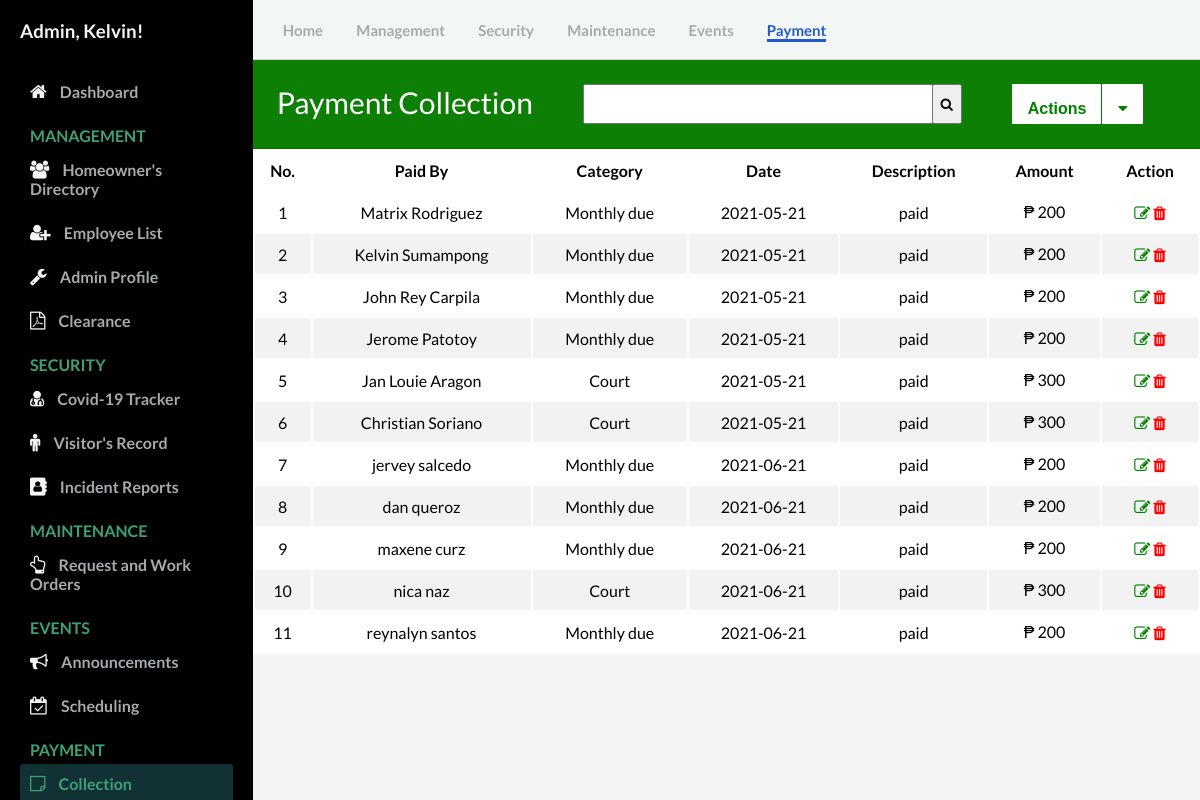
Page /admin/invoice.php (signed in) on the committed database.
### tables this page shows
CREATE TABLE `invoice` (
  `id` int(11) NOT NULL,
  `pby` text NOT NULL,
  `pto` text NOT NULL,
  `date` varchar(50) NOT NULL,
  `amount` varchar(50) NOT NULL,
  `description` text NOT NULL
);

### admin/controllers/function.php (called while the page is built, shortened)
<?php
function check_login($conn) {
	if(isset($_SESSION['user_id'])) {
		$id = $_SESSION['user_id'];
		$query = "SELECT * FROM admin WHERE user_id = '$id' limit 1";
		$result = mysqli_query($conn, $query);
		if($result && mysqli_num_rows($result) > 0) {
			$user_data = mysqli_fetch_assoc($result);
			return $user_data;
		}
	}
	die;
}

### admin/invoice.php (the view, shortened to what this page needs)
<?php
  include("config/connection.php");
  include("controllers/function.php");
  $user_data = check_login($conn);
?>
<!DOCTYPE html>
<html lang="en">
  <head>
    <link rel="stylesheet" href="https://stackpath.bootstrapcdn.com/font-awesome/4.7.0/css/font-awesome.min.css"/>
    <link rel="stylesheet" href="css/style.css" />
  </head>
  <body id="body">
    <div class="container">
      <nav class="navbar">
        <div class="navbar__left">
          <a href="Dashboard.php">Home</a>
          <a href="User.php">Management</a>
          <a href="covid19_tracker.php">Security</a>
          <a href="work_order.php">Maintenance</a>
          <a href="announcement.php">Events</a>
          <a class="active_link" href="invoice.php">Payment</a>
        </div>
      </nav>
<?php require_once 'invoice_crud.php'; ?>
<?php
  $mysqli = new mysqli('remotemysql.com', 'J5BJ2ZlQGm', 'FYAvWP4mmz', 'J5BJ2ZlQGm') or die(mysqli_error($mysqli));
  $result = $mysqli->query("SELECT * FROM invoice") or die($mysqli->error);
?>
      <main>
        <div class="table_contadiner">
          <div class="card-header" id="user">
            <p style="float: left; font-size: 30px;">Payment Collection</p>
            <form  action="#" style=" float: left;">
              <input type="search" name="search2" id="myInput" style="width: 350px; height: 40px; margin-left: 50px;">
             <button type="submit" style="margin-left: -5px; height: 40px; width: 30px;"><i class="fa fa-search"></i></button>
            </form>
          <button class="btn_action"><b>Actions</b></button>
            <div class="dropdown">
              <button class="btn_down"><i class="fa fa-caret-down"></i></button>
              </div>
          </div>
            <table id="user" style="background-color: white; width: 100%;">
            <thead>
              <tr>
                <th style="width: 6%;"><b>No.</b></th>
                <th><b>Paid By</b></b></th>
                <th><b>Category</b></th>
                <th><b>Date</b></th>
                <th><b>Description</b></th>
                <th><b>Amount</b></th>
                <th colspan="2"><b>Action</b></th>
              </tr>
            </thead>
            <tbody id="myTable">
          <?php
          while ($row = $result->fetch_assoc()): ?>
              <tr>
                  <td><?php echo $row['id']; ?></td>
                  <td><?php echo $row['pby']; ?></td>
                  <td><?php echo $row['pto']; ?></td>
                  <td><?php echo $row['date']; ?></td>
                  <td><?php echo $row['description']; ?></td>
                  <td>&#8369 <?php echo $row['amount']; ?></td>
                <td>
                    <a  href="invoice_update.php?edit=<?php echo $row['id']; ?>"><i class="fa fa-edit text-edit" title="Update"></i></a>
                    <a href="invoice_crud.php?delete=<?php echo $row['id']; ?>" onclick="return confirm('Are you sure you want to Delete this info?');"><i class="fa fa-trash text-remove" title="Delete"></i></a>
                    </td>
              </tr>
          <?php endwhile; ?>
          </table>
        </div>
      </main>
      <div id="sidebar">
        <div class="sidebar__title">
            <h3>Admin, <?php echo $user_data['firstname']; ?>!</h3>
        </div>
        <div class="sidebar__menu">
          <div class="sidebar__link ">
            <i class="fa fa-home"></i>
            <a href="Dashboard.php">Dashboard</a>
          </div>
          <h2>MANAGEMENT</h2>
          <div class="sidebar__link">
            <i class="fa fa-users" aria-hidden="true"></i>
            <a href="User.php">Homeowner's Directory</a>
          </div>
          <div class="sidebar__link">
            <i class="fa fa-user-plus" aria-hidden="true"></i>
            <a href="employees_record.php">Employee List</a>
          </div>
          <div class="sidebar__link">
            <i class="fa fa-wrench"></i>
            <a href="Admin_profile.php">Admin Profile</a>
          </div>
          <div class="sidebar__link">
            <i class="fa fa-file-pdf-o"></i>
            <a href="residency.php">Clearance</a>
          </div>
          <h2>SECURITY</h2>
          <div class="sidebar__link">
            <i class="fa fa-user-md"></i>
            <a href="covid19_tracker.php">Covid-19 Tracker</a>
          </div>
          <div class="sidebar__link">
            <i class="fa fa-male"></i>
            <a href="visitors_record.php">Visitor's Record</a>
          </div>
          <div class="sidebar__link">
            <i class="fa fa-address-book"></i>
            <a href="incident_record.php">Incident Reports</a>
          </div>
          <h2>MAINTENANCE</h2>
          <div class="sidebar__link">
            <i class="fa fa-hand-o-up"></i>
            <a href="work_order.php">Request and Work Orders</a>
          </div>
          <h2>EVENTS</h2>
          <div class="sidebar__link ">
            <i class="fa fa-bullhorn"></i>
            <a href="announcement.php">Announcements</a>
          </div>
          <div class="sidebar__link">
            <i class="fa fa-calendar-check-o"></i>
            <a href="Scheduling.php">Scheduling</a>
          </div>
          <h2>PAYMENT</h2>
          <div class="sidebar__link active_menu_link">
            <i class="fa fa-sticky-note-o"></i>
            <a href="invoice.php">Collection</a>
          </div>
      </div>
    </div>
  </body>
</html>

### admin/css/style.css (style rules this page uses)
* { margin: 0; padding: 0; }
body { font-family: 'Lato', sans-serif; box-sizing: border-box; }
.container { display: grid; height: 100vh; grid-template-columns: 0.8fr 1fr 1fr 1fr; grid-template-rows: 0.2fr 3fr; grid-template-areas: "sidebar nav nav nav" "sidebar main main main" }
.navbar { background: #f2f7f5; grid-area: nav; height: 60px; display: flex; align-items: center; justify-content: space-between; padding: 0 30px 0 30px; border-bottom: 1px solid lightgray; }
.navbar__left > a { margin-right: 30px; text-decoration: none; color: #a5aaad; font-size: 15px; font-weight: 700; }
.navbar__left .active_link { color: #265acc; border-bottom: 3px solid #265acc; padding-bottom: 12 px; }
main { background: #f3f4f6; grid-area: main; overflow-y: auto; }
#sidebar { background: #000000; grid-area: sidebar; overflow-y: auto; padding: 20px; -webkit-transition: all 0.5s; transition: all 0.5s; }
.sidebar__title { display:flex; justify-content: space-between; align-items: center; color: #f3f4f6; margin-bottom: 30px; }
.sidebar__menu > h2 { color: #3ea175; font-size: 16px; margin-top: 15px; margin-bottom: 5px; padding: 0 10px; font-weight: 700; }
.sidebar__link { color: #f3f4f6; padding: 10px; border-radius: 3px; margin-bottom: 5px; }
.active_menu_link { background: rgba(62, 161, 171,0.3); color: #3ea175; }
.active_menu_link a { color: #3ea175 !important; }
.sidebar__link > a { text-decoration: none; color: #a5aaad; font-weight: 700; }
.sidebar__link >i { margin-right: 10px; font-size: 18px; }
#user div { font-family: "Trebuchet MS", Arial, Helvetica, sans-serif; border-collapse: collapse; }
#user td, #user th { padding: 10px; text-align: center; }
#user tr:nth-child(even) { background-color: #f2f2f2; }
.card-header { padding: 1.50rem; margin-bottom: 0; background-color: #0D7F05; border-bottom: 1px solid rgba(0, 0, 0, 0.125); color: #ffffff; font-size: 20px; }
.text-edit { color: green; }
.text-remove { color: red; }
* { box-sizing: border-box; }
.btn_action, .btn_one { background-color: white; color: green; padding: 16px; font-size: 16px; border: none; outline: none; height: 40px; margin-left: 50px; }
.btn_down { background-color: white; color: green; padding: 16px; font-size: 16px; border: none; outline: none; height: 40px; margin-left: -5px; border-left:1px solid green; }
.dropdown { position: relative; display: inline-block; }
.dropdown-content a, { color: black; padding: 12px 16px; text-decoration: none; display: block; }

### rows in the picture
invoice: id "1", pby "Matrix Rodriguez", pto "Monthly due", date "2021-05-21", description "paid", amount "200"
invoice: id "2", pby "Kelvin Sumampong", pto "Monthly due", date "2021-05-21", description "paid", amount "200"
invoice: id "3", pby "John Rey Carpila", pto "Monthly due", date "2021-05-21", description "paid", amount "200"
invoice: id "4", pby "Jerome Patotoy", pto "Monthly due", date "2021-05-21", description "paid", amount "200"
invoice: id "5", pby "Jan Louie Aragon", pto "Court", date "2021-05-21", description "paid", amount "300"
invoice: id "6", pby "Christian Soriano", pto "Court", date "2021-05-21", description "paid", amount "300"
invoice: id "7", pby "jervey salcedo", pto "Monthly due", date "2021-06-21", description "paid", amount "200"
invoice: id "8", pby "dan queroz", pto "Monthly due", date "2021-06-21", description "paid", amount "200"
invoice: id "9", pby "maxene curz", pto "Monthly due", date "2021-06-21", description "paid", amount "200"
invoice: id "10", pby "nica naz", pto "Court", date "2021-06-21", description "paid", amount "300"
invoice: id "11", pby "reynalyn santos", pto "Monthly due", date "2021-06-21", description "paid", amount "200"

### other values in the picture
$user_data['firstname'] "Kelvin"
